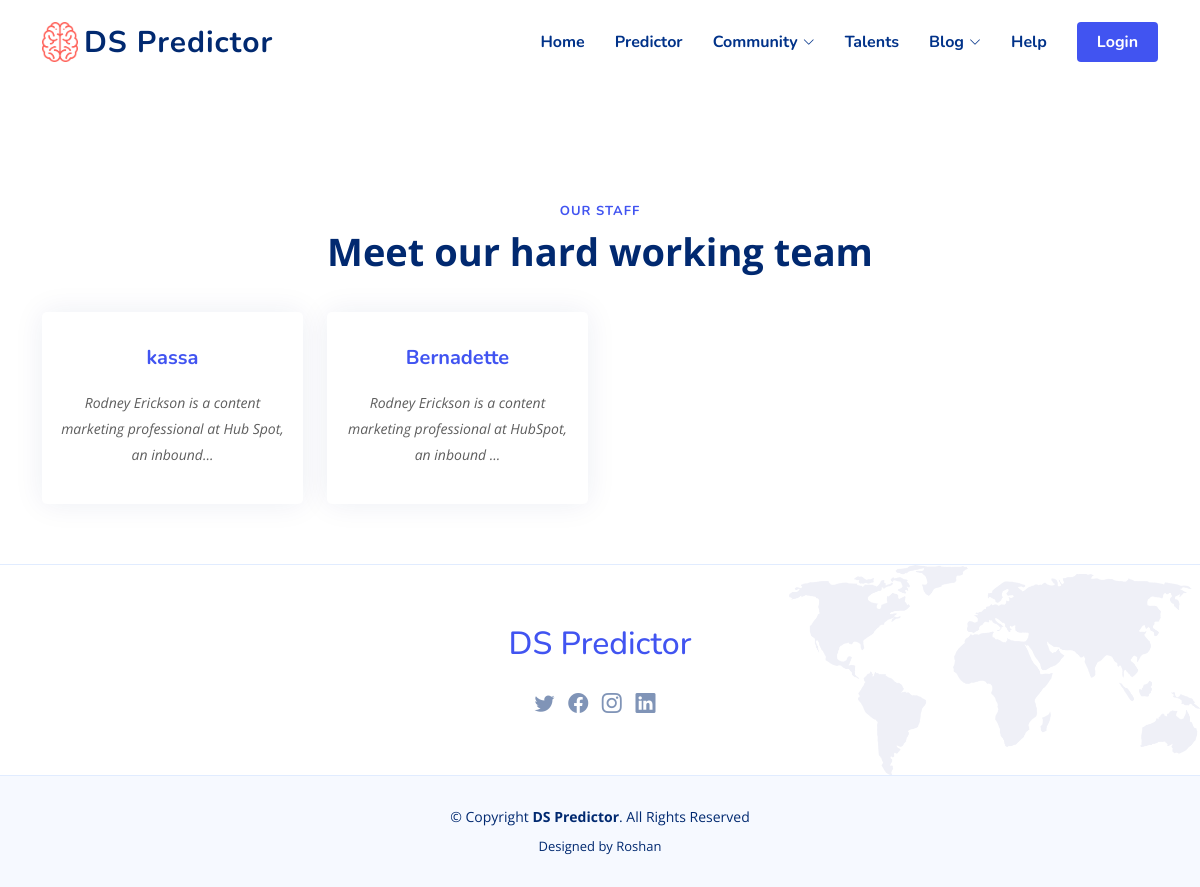
Page /accounts/instructors on the committed database.
### accounts/models.py (models this page shows, shortened)
class Instructor(models.Model):
    in_id = models.AutoField(primary_key=True)
    user = models.ForeignKey(User,on_delete=models.CASCADE)
    profile_picture = models.ImageField(upload_to='photos/%Y/%m/%d/')
    address = models.CharField(max_length=200,blank=True)
    birth_date = models.DateField(default=datetime.now, blank=True)
    bio = models.TextField(max_length=1000,blank=True)
    email = models.EmailField(max_length=254, unique=True)
    qualification = models.CharField(max_length=200,null=True)
    phone = models.CharField(max_length=12, unique=True)
    resume = models.ImageField(upload_to='photos/%Y/%m/%d/',blank=True)
    is_instuctor = models.BooleanField(default=True)

### accounts/views.py (the view)
# urls.py: path('instructors', views.Instructors, name='Instructors'),
def Instructors(request):
    UserProfileObj = Instructor.objects.order_by('in_id')
    paginator = Paginator(UserProfileObj, 8)
    page = request.GET.get('page')
    paged_instructors = paginator.get_page(page)
    context = {
      'Instructors': paged_instructors
    }
    return render(request, 'accounts/instructors.html', context)

### templates/accounts/instructors.html (shortened to what this page needs)
{% extends 'base.html' %}
{% load static %}
{% block content %}
<section id="team" class="team">
  <br>
  <br>
  <br>
  <br>
  <br>
  <br>
  <div class="container" data-aos="fade-up">
    <header class="section-header">
      <h2>Our Staff</h2>
      <p>Meet our hard working team</p>
    </header>
    <div class="row gy-4">
      {% if Instructors %}
        {% for UserModel in Instructors %}
      <div class="col-lg-3 col-md-6 d-flex align-items-stretch" data-aos="fade-up" data-aos-delay="100">
        <div class="member">
          <div class="member-img">
          </div>
          <div class="member-info">
            <h4><a href="{% url 'instructor' UserModel.pk %}">{{UserModel.user.username}}</a></h4>
            <p>{{UserModel.bio|slice:":75"}}...</p>
          </div>
        </div>
      </div>
      {% endfor %}
    {% else %}
      <div class="col-md-12">
        <p>No Patients Available</p>
      </div>
    {% endif %}
    </div>
  </div>
</section>
{% endblock  %}

### dspredictor/static/assets/css/style.css (style rules this page uses)
:root { scroll-behavior: smooth; }
body { font-family: "Open Sans", sans-serif; color: #444444; }
a { color: #4154f1; text-decoration: none; }
h1, h2, h3, h4, h5, h6 { font-family: "Nunito", sans-serif; }
section { padding: 60px 0; overflow: hidden; }
.section-header { text-align: center; padding-bottom: 40px; }
.section-header h2 { font-size: 13px; letter-spacing: 1px; font-weight: 700; margin: 0; color: #4154f1; text-transform: uppercase; }
.section-header p { margin: 10px 0 0 0; padding: 0; font-size: 38px; line-height: 42px; font-weight: 700; color: #012970; }
.team { background: #fff; padding: 60px 0; }
.team .member { overflow: hidden; text-align: center; border-radius: 5px; background: #fff; box-shadow: 0px 0 30px rgba(1, 41, 112, 0.08); transition: 0.3s; }
.team .member .member-img { position: relative; overflow: hidden; }
.team .member .member-img:after { position: absolute; content: ""; left: 0; bottom: 0; height: 100%; width: 100%; background: url(../img/team-shape.svg) no-repeat center bottom; background-size: contain; z-index: 1; }
.team .member .member-info { padding: 10px 15px 20px 15px; }
.team .member .member-info h4 { font-weight: 700; margin-bottom: 5px; font-size: 20px; color: #012970; }
.team .member .member-info p { font-style: italic; font-size: 14px; padding-top: 15px; line-height: 26px; color: #5e5e5e; }

### rows in the picture
Instructor: user.username "kassa", bio "Rodney Erickson is a content marketing professional at Hub Spot, an inbound"
Instructor: user.username "Bernadette", bio "Rodney Erickson is a content marketing professional at HubSpot, an inbound"
